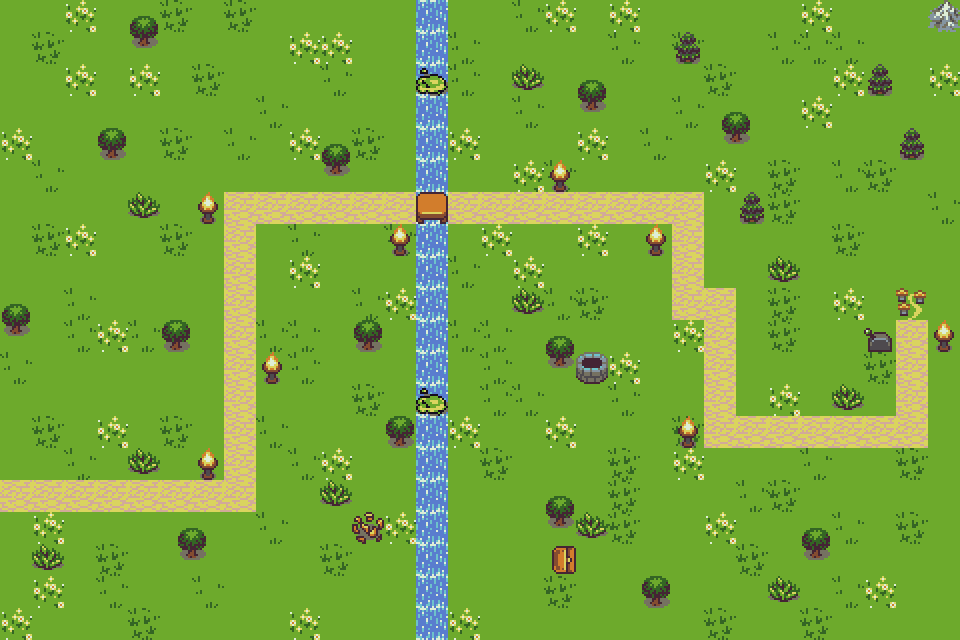

A 2D game scene composited from a Tiled map and its tileset images. What follows is a short description and the map's XML, with every tile layer's data as written:
An orthogonal 30x20 tile map with 32x32 px tiles, 3 tile layers (Kachelebene 1, Kachelebene 2, Kachelebene 3).

<map version="1.10" tiledversion="1.11.2" orientation="orthogonal" renderorder="right-down" width="30" height="20" tilewidth="32" tileheight="32" infinite="0" nextlayerid="4" nextobjectid="1">
 <tileset firstgid="1" source="alles.tsx" />
 <layer id="1" name="Kachelebene 1" width="30" height="20">
  <data encoding="csv">
31,31,31,31,31,31,31,31,31,31,31,31,31,31,31,31,31,31,31,31,31,31,31,31,31,31,31,31,31,31,
31,31,31,31,31,31,31,31,31,31,31,31,31,31,31,31,31,31,31,31,31,31,31,31,31,31,31,31,31,31,
31,31,31,31,31,31,31,31,31,31,31,31,31,31,31,31,31,31,31,31,31,31,31,31,31,31,31,31,31,31,
31,31,31,31,31,31,31,31,31,31,31,31,31,31,31,31,31,31,31,31,31,31,31,31,31,31,31,31,31,31,
31,31,31,31,31,31,31,31,31,31,31,31,31,31,31,31,31,31,31,31,31,31,31,31,31,31,31,31,31,31,
31,31,31,31,31,31,31,31,31,31,31,31,31,31,31,31,31,31,31,31,31,31,31,31,31,31,31,31,31,31,
31,31,31,31,31,31,31,31,31,31,31,31,31,31,31,31,31,31,31,31,31,31,31,31,31,31,31,31,31,31,
31,31,31,31,31,31,31,31,31,31,31,31,31,31,31,31,31,31,31,31,31,31,31,31,31,31,31,31,31,31,
31,31,31,31,31,31,31,31,31,31,31,31,31,31,31,31,31,31,31,31,31,31,31,31,31,31,31,31,31,31,
31,31,31,31,31,31,31,31,31,31,31,31,31,31,31,31,31,31,31,31,31,31,31,31,31,31,31,31,31,31,
31,31,31,31,31,31,31,31,31,31,31,31,31,31,31,31,31,31,31,31,31,31,31,31,31,31,31,31,31,31,
31,31,31,31,31,31,31,31,31,31,31,31,31,31,31,31,31,31,31,31,31,31,31,31,31,31,31,31,31,31,
31,31,31,31,31,31,31,31,31,31,31,31,31,31,31,31,31,31,31,31,31,31,31,31,31,31,31,31,31,31,
31,31,31,31,31,31,31,31,31,31,31,31,31,31,31,31,31,31,31,31,31,31,31,31,31,31,31,31,31,31,
31,31,31,31,31,31,31,31,31,31,31,31,31,31,31,31,31,31,31,31,31,31,31,31,31,31,31,31,31,31,
31,31,31,31,31,31,31,31,31,31,31,31,31,31,31,31,31,31,31,31,31,31,31,31,31,31,31,31,31,31,
31,31,31,31,31,31,31,31,31,31,31,31,31,31,31,31,31,31,31,31,31,31,31,31,31,31,31,31,31,31,
31,31,31,31,31,31,31,31,31,31,31,31,31,31,31,31,31,31,31,31,31,31,31,31,31,31,31,31,31,31,
31,31,31,31,31,31,31,31,31,31,31,31,31,31,31,31,31,31,31,31,31,31,31,31,31,31,31,31,31,31,
31,31,31,31,31,31,31,31,31,31,31,31,31,31,31,31,31,31,31,31,31,31,31,31,31,31,31,31,31,31
</data>
 </layer>
 <layer id="2" name="Kachelebene 2" width="30" height="20">
  <data encoding="csv">
0,0,0,0,0,0,0,0,0,0,0,0,0,110,0,0,47,0,0,0,0,0,0,0,0,0,0,0,0,72,
0,32,0,0,0,0,0,0,0,48,48,0,0,110,47,0,0,0,0,47,0,32,0,0,47,47,47,0,0,0,
0,0,0,0,48,0,32,0,0,0,47,0,0,110,47,0,41,0,57,0,0,0,32,0,0,0,32,0,0,0,
0,0,0,0,0,0,0,0,47,0,0,0,0,110,0,0,47,0,73,0,0,47,0,0,0,48,0,0,0,0,
0,0,0,25,0,32,0,47,0,48,57,0,0,110,48,0,0,0,0,0,47,0,0,0,0,0,0,0,0,0,
0,47,0,0,0,0,0,0,0,0,73,0,0,110,0,0,0,47,0,0,0,0,48,0,32,0,47,32,0,0,
0,0,0,0,41,0,0,60,60,60,60,60,60,110,60,60,60,60,60,60,60,60,0,0,32,0,0,0,0,47,
0,32,48,0,0,32,0,60,0,47,0,0,47,110,0,0,0,0,48,0,0,60,0,0,0,0,32,0,0,0,
0,0,0,0,0,0,0,60,0,48,0,0,0,110,47,0,0,0,0,0,0,60,0,0,41,0,0,0,0,0,
57,0,47,0,0,0,0,60,0,0,0,47,48,110,0,0,41,47,32,0,0,60,60,0,32,0,48,0,125,0,
73,0,47,48,47,25,0,60,47,47,0,25,0,110,47,47,0,57,0,0,0,48,60,0,32,0,0,0,60,0,
47,0,0,0,0,0,0,60,0,47,0,0,0,110,0,47,0,73,139,48,0,0,60,0,0,0,0,32,60,0,
0,0,0,0,0,0,0,60,0,0,0,32,0,110,0,47,47,0,0,47,0,0,60,0,48,0,41,0,60,0,
0,32,0,48,0,32,0,60,47,0,0,0,25,110,48,0,0,48,0,0,0,32,60,60,60,60,60,60,60,31,
0,0,47,0,41,0,0,60,0,47,48,0,0,110,0,32,0,0,0,32,0,48,0,0,0,47,0,0,32,0,
60,60,60,60,60,60,60,60,0,0,41,0,0,110,0,0,0,57,0,32,0,0,0,47,32,0,0,0,0,0,
0,48,0,0,0,58,59,0,47,0,0,0,48,110,0,0,0,73,41,32,0,0,48,0,0,57,47,0,32,0,
0,41,0,0,0,74,75,0,0,0,32,0,0,110,0,0,0,1610612773,0,0,0,0,0,32,0,73,0,0,0,0,
0,0,0,47,0,0,47,0,0,0,0,0,0,110,0,0,0,32,0,0,25,0,0,0,41,0,47,48,0,0,
0,0,0,0,0,0,0,0,0,48,0,0,0,110,48,0,0,0,0,0,0,0,32,0,0,32,0,0,0,0
</data>
 </layer>
 <layer id="3" name="Kachelebene 3" width="30" height="20">
  <data encoding="csv">
0,0,48,0,57,32,0,32,0,0,0,0,0,0,0,0,0,48,0,48,0,0,0,0,0,48,0,0,0,0,
0,0,0,0,73,0,0,0,0,0,0,0,0,0,0,0,0,0,0,0,0,26,0,0,0,0,0,0,0,0,
0,0,48,0,0,0,0,0,0,0,0,0,0,205,0,0,0,0,0,0,0,0,0,0,0,0,48,26,0,48,
0,0,0,0,0,0,0,0,0,0,0,0,0,0,0,0,0,0,0,0,0,0,58,59,0,0,0,0,0,0,
48,0,0,0,0,0,0,0,0,0,0,32,0,0,0,0,0,0,48,0,0,0,74,75,0,0,0,0,26,0,
0,0,0,0,0,0,0,0,0,0,0,0,0,0,0,0,48,207,0,0,0,0,0,0,0,0,0,0,0,0,
0,0,0,0,0,0,207,0,0,0,0,0,60,108,60,0,0,0,0,0,0,0,0,26,0,0,0,0,0,0,
0,0,0,0,0,0,0,0,0,0,0,0,207,0,0,48,0,0,0,0,207,0,0,0,0,0,0,0,0,0,
0,0,0,0,0,0,0,0,0,0,0,0,0,0,0,0,48,0,0,0,0,0,0,0,0,0,0,0,0,0,
0,0,0,0,0,0,0,0,0,0,0,0,0,0,0,0,0,0,0,0,0,0,0,0,0,0,0,0,0,0,
0,0,0,0,0,0,0,0,0,0,0,0,0,0,0,0,0,0,0,0,0,0,0,0,0,0,0,65,0,207,
0,0,0,0,0,0,0,0,207,0,0,0,0,0,0,0,0,0,0,0,0,0,0,0,0,0,0,0,0,0,
0,0,0,0,0,0,0,0,0,0,0,0,0,205,0,0,0,0,0,0,0,0,0,0,0,0,0,0,0,0,
0,0,0,0,0,0,0,0,0,0,0,0,0,0,0,0,0,0,0,0,0,207,0,0,0,0,0,0,0,0,
0,0,0,0,0,0,207,0,0,0,0,0,0,0,0,0,0,0,0,0,0,0,0,0,0,0,0,0,0,0,
0,0,0,0,0,0,0,0,0,0,0,0,0,0,0,0,0,0,0,0,0,0,0,0,0,0,0,0,0,0,
0,0,0,0,0,0,0,0,0,0,0,55,0,0,0,0,0,0,0,0,0,0,0,0,0,0,0,0,0,0,
0,0,0,32,0,0,0,0,0,0,0,0,0,0,0,0,0,0,0,0,0,0,0,0,0,0,0,0,0,0,
0,48,0,0,0,0,0,0,0,0,0,0,0,0,0,0,0,0,0,0,0,0,0,0,0,0,0,0,0,0,
48,0,0,0,32,0,0,0,0,0,0,0,0,0,0,0,0,0,0,0,0,0,0,0,0,0,0,0,0,0
</data>
 </layer>
</map>
